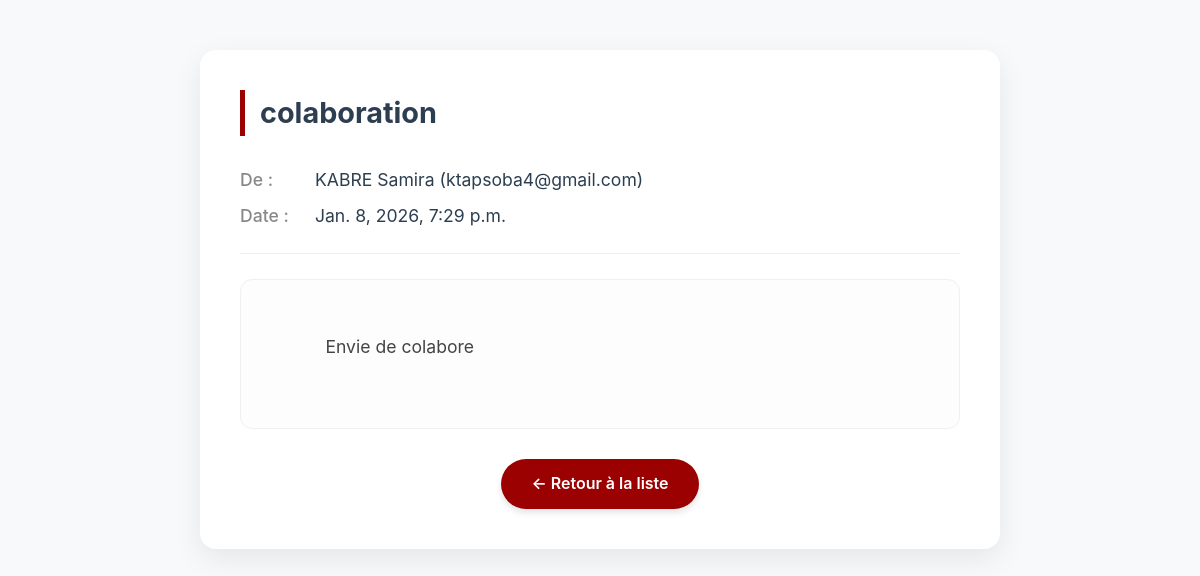
Screenshot of /message/7/ with the database file from the repository.
### users/models.py (models this page shows, shortened)
class ContactMessage(models.Model):
    nom = models.CharField(max_length=100)
    email = models.EmailField()
    objet = models.CharField(max_length=200)
    message = models.TextField()
    date_envoi = models.DateTimeField(auto_now_add=True)
    lu = models.BooleanField(default=False)
    class Meta:
        ordering = ['-date_envoi']

### users/views.py (the view)
# urls.py: path('message/<int:pk>/', views.detailmessage, name='detail_message'),
def detailmessage(request, pk):
    msg = get_object_or_404(ContactMessage, pk=pk)
    if not msg.lu:
        msg.lu = True
        msg.save()
    return render(request, 'comptes/detail_message.html', {'message': msg})

### users/templates/comptes/detail_message.html (shortened to what this page needs)
<!DOCTYPE html>
<html lang="fr">
<head>
</head>
<body>
    <div class="principale">
        <h1>{{ message.objet }}</h1>
        <div class="info-group">
            <p class="info-item"><strong>De :</strong> {{ message.nom }} ({{ message.email }})</p>
            <p class="info-item"><strong>Date :</strong> {{ message.date_envoi }}</p>
        </div>
        <div class="message-content">
            {{ message.message }}
        </div>
        <div class="lien">
            <a href="{% url 'message' %}" class="btn-retour">← Retour à la liste</a>
        </div>
    </div>
</body>
</html>

### users/templates/comptes/detail_message.html (style rules this page uses)
* { margin: 0; padding: 0; box-sizing: border-box; font-family: 'Inter', 'Segoe UI', system-ui, sans-serif; }
body { background-color: #f8f9fa; color: #9b0101ff; padding: 50px 20px; line-height: 1.6; }
.principale { max-width: 800px; margin: 0 auto; background: #ffffff; border-radius: 16px; box-shadow: 0 10px 30px rgba(0,0,0,0.08); overflow: hidden; padding: 40px; }
h1 { font-size: 1.8em; color: #2c3e50; margin-bottom: 30px; border-left: 5px solid #9b0101ff; padding-left: 15px; text-align: left; }
.info-group { text-align: left; margin-bottom: 25px; border-bottom: 1px solid #eee; padding-bottom: 15px; }
.info-item { font-size: 1.1em; margin-bottom: 8px; color: #2c3e50; }
.info-item strong { color: #888; font-weight: 500; display: inline-block; width: 70px; }
.message-content { background: #fdfdfd; border: 1px solid #f0f0f0; padding: 25px; border-radius: 12px; color: #444; font-size: 1.1em; text-align: left; min-height: 150px; margin-bottom: 30px; white-space: pre-wrap; }
.lien { text-align: center; }
.btn-retour { display: inline-block; text-decoration: none; color: white; background-color: #9b0101ff; padding: 12px 30px; border-radius: 50px; font-weight: 600; transition: all 0.3s ease; box-shadow: 0 4px 6px rgba(0,0,0,0.1); }

### rows the page displays
ContactMessage: objet "colaboration", nom "KABRE Samira", email "ktapsoba4@gmail.com", date_envoi "Jan. 8, 2026, 7:29 p.m.", message "Envie de colabore"
